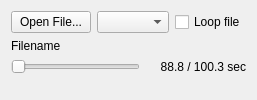
         <widget class="QWidget" name="rawfilePage">
          <layout class="QVBoxLayout" name="verticalLayout_9">
           <item>
            <widget class="QWidget" name="rawFileWidget" native="true">
             <layout class="QGridLayout" name="gridLayout_3">
              <property name="leftMargin">
               <number>0</number>
              </property>
              <property name="topMargin">
               <number>0</number>
              </property>
              <property name="rightMargin">
               <number>0</number>
              </property>
              <property name="bottomMargin">
               <number>0</number>
              </property>
              <item row="0" column="0">
               <widget class="QPushButton" name="openFileButton">
                <property name="sizePolicy">
                 <sizepolicy hsizetype="Preferred" vsizetype="Fixed">
                  <horstretch>0</horstretch>
                  <verstretch>0</verstretch>
                 </sizepolicy>
                </property>
                <property name="text">
                 <string>Open File...</string>
                </property>
               </widget>
              </item>
              <item row="0" column="1">
               <widget class="QComboBox" name="fileFormatCombo"/>
              </item>
              <item row="0" column="2">
               <widget class="QCheckBox" name="loopCheckbox">
                <property name="toolTip">
                 <string>Play file in the loop</string>
                </property>
                <property name="text">
                 <string>Loop file</string>
                </property>
               </widget>
              </item>
              <item row="1" column="0" colspan="3">
               <widget class="ElidedLabel" name="fileNameLabel">
                <property name="sizePolicy">
                 <sizepolicy hsizetype="Minimum" vsizetype="Preferred">
                  <horstretch>0</horstretch>
                  <verstretch>0</verstretch>
                 </sizepolicy>
                </property>
                <property name="text">
                 <string>Filename</string>
                </property>
                <property name="wordWrap">
                 <bool>false</bool>
                </property>
               </widget>
              </item>
             </layout>
            </widget>
           </item>
           <item>
            <layout class="QHBoxLayout" name="horizontalLayout_14">
             <item>
              <widget class="QSlider" name="rawFileSlider">
               <property name="orientation">
                <enum>Qt::Orientation::Horizontal</enum>
               </property>
              </widget>
             </item>
             <item>
              <widget class="QLabel" name="rawFileTime">
               <property name="minimumSize">
                <size>
                 <width>100</width>
                 <height>0</height>
                </size>
               </property>
               <property name="text">
                <string notr="true">88.8 / 100.3 sec</string>
               </property>
               <property name="alignment">
                <set>Qt::AlignmentFlag::AlignRight|Qt::AlignmentFlag::AlignTrailing|Qt::AlignmentFlag::AlignVCenter</set>
               </property>
              </widget>
             </item>
            </layout>
           </item>
           <item>
            <widget class="QWidget" name="xmlHeaderWidget" native="true"/>
           </item>
           <item>
            <spacer name="verticalSpacer_5">
             <property name="orientation">
              <enum>Qt::Orientation::Vertical</enum>
             </property>
             <property name="sizeType">
              <enum>QSizePolicy::Policy::MinimumExpanding</enum>
             </property>
             <property name="sizeHint" stdset="0">
              <size>
               <width>20</width>
               <height>0</height>
              </size>
             </property>
            </spacer>
           </item>
          </layout>
         </widget>
